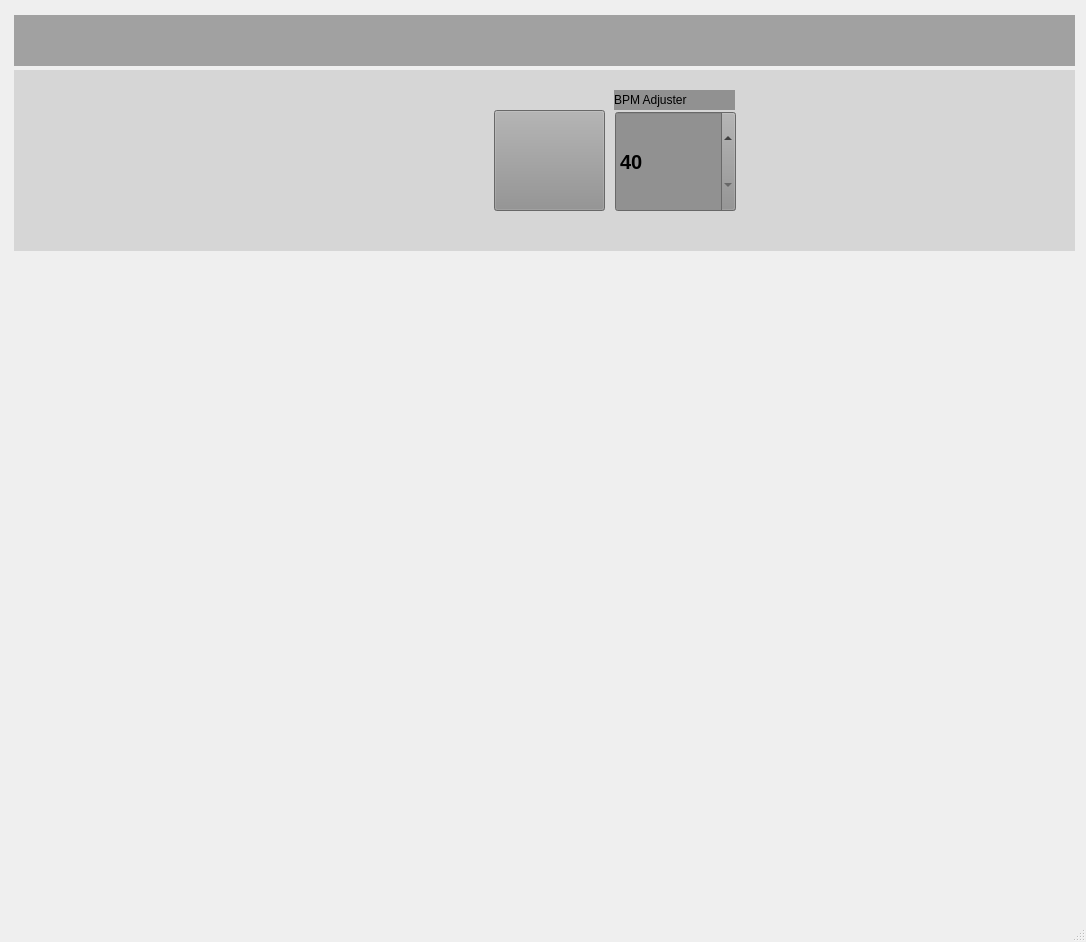
<?xml version="1.0" encoding="UTF-8"?>
<ui version="4.0">
 <class>MainWindow</class>
 <widget class="QMainWindow" name="MainWindow">
  <property name="geometry">
   <rect>
    <x>0</x>
    <y>0</y>
    <width>1086</width>
    <height>942</height>
   </rect>
  </property>
  <property name="minimumSize">
   <size>
    <width>1086</width>
    <height>942</height>
   </size>
  </property>
  <property name="windowTitle">
   <string>MainWindow</string>
  </property>
  <widget class="QWidget" name="centralwidget">
   <widget class="QLabel" name="music_title">
    <property name="geometry">
     <rect>
      <x>14</x>
      <y>15</y>
      <width>1061</width>
      <height>51</height>
     </rect>
    </property>
    <property name="styleSheet">
     <string notr="true">
background-color: rgb(161, 161, 161);</string>
    </property>
    <property name="text">
     <string/>
    </property>
   </widget>
   <widget class="QWidget" name="performance_toolbar" native="true">
    <property name="geometry">
     <rect>
      <x>14</x>
      <y>70</y>
      <width>1061</width>
      <height>181</height>
     </rect>
    </property>
    <property name="styleSheet">
     <string notr="true">background-color: rgb(214, 214, 214);</string>
    </property>
    <widget class="QPushButton" name="record_btn">
     <property name="geometry">
      <rect>
       <x>480</x>
       <y>40</y>
       <width>111</width>
       <height>101</height>
      </rect>
     </property>
     <property name="styleSheet">
      <string notr="true">background-color: rgb(145, 145, 145);</string>
     </property>
     <property name="text">
      <string/>
     </property>
     <property name="icon">
      <iconset>
       <normalon>../../../Downloads/Icons/record.png</normalon>
      </iconset>
     </property>
     <property name="iconSize">
      <size>
       <width>500</width>
       <height>105</height>
      </size>
     </property>
     <property name="flat">
      <bool>false</bool>
     </property>
    </widget>
    <widget class="QSpinBox" name="bpm_slider">
     <property name="geometry">
      <rect>
       <x>601</x>
       <y>41</y>
       <width>121</width>
       <height>101</height>
      </rect>
     </property>
     <property name="font">
      <font>
       <pointsize>15</pointsize>
       <weight>75</weight>
       <bold>true</bold>
      </font>
     </property>
     <property name="styleSheet">
      <string notr="true">background-color: rgb(145, 145, 145);</string>
     </property>
     <property name="minimum">
      <number>40</number>
     </property>
     <property name="maximum">
      <number>240</number>
     </property>
    </widget>
    <widget class="QLabel" name="label">
     <property name="geometry">
      <rect>
       <x>600</x>
       <y>20</y>
       <width>121</width>
       <height>20</height>
      </rect>
     </property>
     <property name="styleSheet">
      <string notr="true">background-color: rgb(145, 145, 145);
border-color: rgb(88, 88, 88);</string>
     </property>
     <property name="text">
      <string>BPM Adjuster</string>
     </property>
    </widget>
   </widget>
  </widget>
  <widget class="QMenuBar" name="menubar">
   <property name="geometry">
    <rect>
     <x>0</x>
     <y>0</y>
     <width>1086</width>
     <height>26</height>
    </rect>
   </property>
  </widget>
  <widget class="QStatusBar" name="statusbar"/>
 </widget>
 <resources/>
 <connections/>
</ui>
